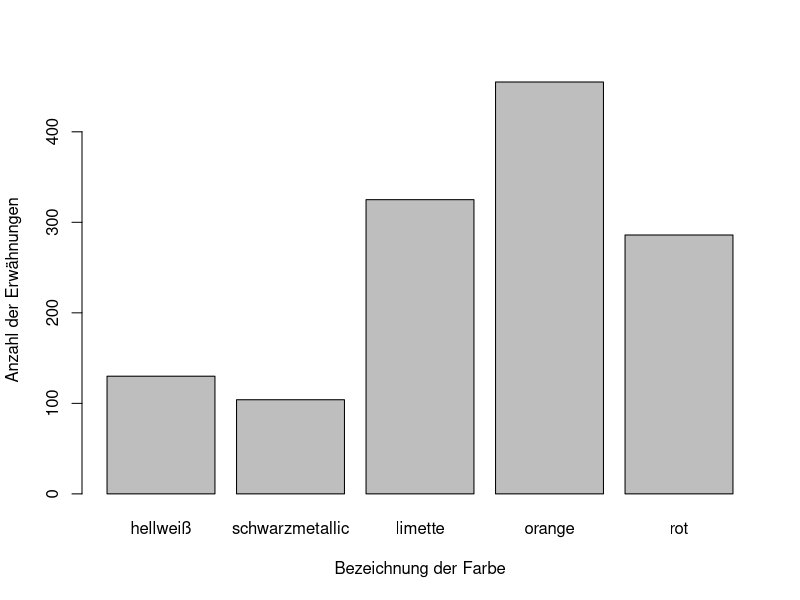

R code for this plot:
## ---- chunk 1
knitr::opts_chunk$set(echo = TRUE)
## ---- chunk 2
library(knitr)
Farbe <- c("hellweiß", "schwarzmetallic", "limette", "orange", "rot")
Nennung <- c(130, 104, 325, 455, 286)
huellen_farben <- data.frame(Farbe, Nennung)
kable(huellen_farben)
## ---- chunk 3
barplot(height = huellen_farben$Nennung, 
        names.arg = huellen_farben$Farbe,
        xlab = "Bezeichnung der Farbe",
        ylab = "Anzahl der Erwähnungen")
## ---- chunk 4
summe_antworten <- sum(huellen_farben$Nennung)
# proz_farben <- c(huellen_farben$Nennung / summe_antworten)
proz_farben <- prop.table(huellen_farben$Nennung)
huellen_farben$proz <- proz_farben
huellen_farben$Anz_Million <- c(huellen_farben$proz * 1000000)
kable(huellen_farben)
## ---- chunk 5
applewood <- read.csv2("Applewood_2011.csv", header = TRUE)
names(applewood)
dim(applewood)
str(applewood)
head(applewood)
## ---- chunk 6
Merkmal <- unique(applewood$Previous)
tabelle <- data.frame(Merkmal)
tabelle$Abs_Häufigkeit <- table(applewood$Previous) 
tabelle$Prop_Häufigkeit <- round(tabelle$Abs_Häufigkeit / sum(applewood$Previous),digits = 3 )
tabelle$Kum_Absolut <- cumsum(tabelle$Abs_Häufigkeit)
tabelle$Kum_Prop <- cumsum(tabelle$Prop_Häufigkeit)
tabelle
